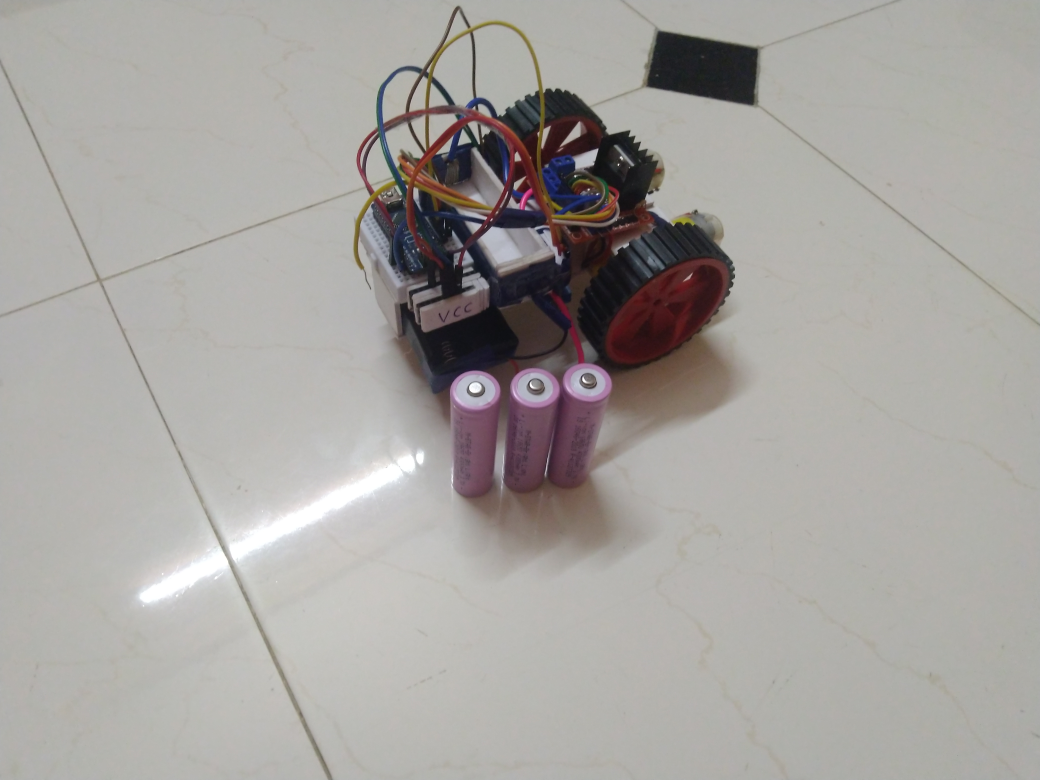
#> input picture IMG_20200810_214952.jpg, 4160 x 3120 px, given in place of the camera (shown at 1/4 size)
$ python following_main.py
#> lines starting #> are read from the running program, lines starting #| are printed output that depends on the picture; after the words box and inside, x2 and y2 are one past the last pixel; in counts of white or black regions, pixels touching at a corner belong together
import cv2
import numpy as np
from serial import Serial
ser1=Serial('COM4',9600)
frameWidth = 640
frameHeight = 480
I_P=[];
cap = cv2.VideoCapture(0)
cap.set(3, frameWidth)
cap.set(4, frameHeight)
def empty(a):
    pass
cv2.namedWindow("Parameters")
cv2.resizeWindow("Parameters",640,240)
cv2.createTrackbar("Threshold1","Parameters",23,255,empty)
cv2.createTrackbar("Threshold2","Parameters",20,255,empty)
cv2.createTrackbar("Area","Parameters",5000,30000,empty)
def stackImages(scale,imgArray):
    rows = len(imgArray)
    cols = len(imgArray[0])
    rowsAvailable = isinstance(imgArray[0], list)
    width = imgArray[0][0].shape[1]
    height = imgArray[0][0].shape[0]
    if rowsAvailable:
        for x in range ( 0, rows):
            for y in range(0, cols):
                if imgArray[x][y].shape[:2] == imgArray[0][0].shape [:2]:
                    imgArray[x][y] = cv2.resize(imgArray[x][y], (0, 0), None, scale, scale)
                else:
                    imgArray[x][y] = cv2.resize(imgArray[x][y], (imgArray[0][0].shape[1], imgArray[0][0].shape[0]), None, scale, scale)
                if len(imgArray[x][y].shape) == 2: imgArray[x][y]= cv2.cvtColor( imgArray[x][y], cv2.COLOR_GRAY2BGR)
        imageBlank = np.zeros((height, width, 3), np.uint8)
        hor = [imageBlank]*rows
        hor_con = [imageBlank]*rows
        for x in range(0, rows):
            hor[x] = np.hstack(imgArray[x])
        ver = np.vstack(hor)
    else:
        for x in range(0, rows):
            if imgArray[x].shape[:2] == imgArray[0].shape[:2]:
                imgArray[x] = cv2.resize(imgArray[x], (0, 0), None, scale, scale)
            else:
                imgArray[x] = cv2.resize(imgArray[x], (imgArray[0].shape[1], imgArray[0].shape[0]), None,scale, scale)
            if len(imgArray[x].shape) == 2: imgArray[x] = cv2.cvtColor(imgArray[x], cv2.COLOR_GRAY2BGR)
        hor= np.hstack(imgArray)
        ver = hor
    return ver

def getContours(img,imgContour):
    contours, hierarchy = cv2.findContours(img, cv2.RETR_EXTERNAL, cv2.CHAIN_APPROX_NONE)
    for cnt in contours:
        area = cv2.contourArea(cnt)
        areaMin = cv2.getTrackbarPos("Area", "Parameters")
        if area > areaMin:
            cv2.drawContours(imgContour, cnt, -1, (255, 0, 255), 7)
            peri = cv2.arcLength(cnt, True)
            approx = cv2.approxPolyDP(cnt, 0.02 * peri, True)
            c=len(approx)
            x , y , w, h = cv2.boundingRect(approx)
            cv2.rectangle(imgContour, (x , y ), (x + w , y + h ), (0, 255, 0), 5)

            cv2.putText(imgContour, "Points: " + str(len(approx)), (x + w + 20, y + 20), cv2.FONT_HERSHEY_COMPLEX, .7,
                        (0, 255, 0), 2)
            cv2.putText(imgContour, "Area: " + str(int(area)), (x + w + 20, y + 45), cv2.FONT_HERSHEY_COMPLEX, 0.7,
                       (0, 255, 0), 2)


            return ([w,h,c])

while True:
    success, img = cap.read()
#> img is the input picture: shape (3120, 4160, 3); mean B, G, R 159.2, 162.7, 165.8
    imgContour = img.copy()
    imgBlur = cv2.GaussianBlur(img, (7, 7), 1)
    imgGray = cv2.cvtColor(imgBlur, cv2.COLOR_BGR2GRAY)
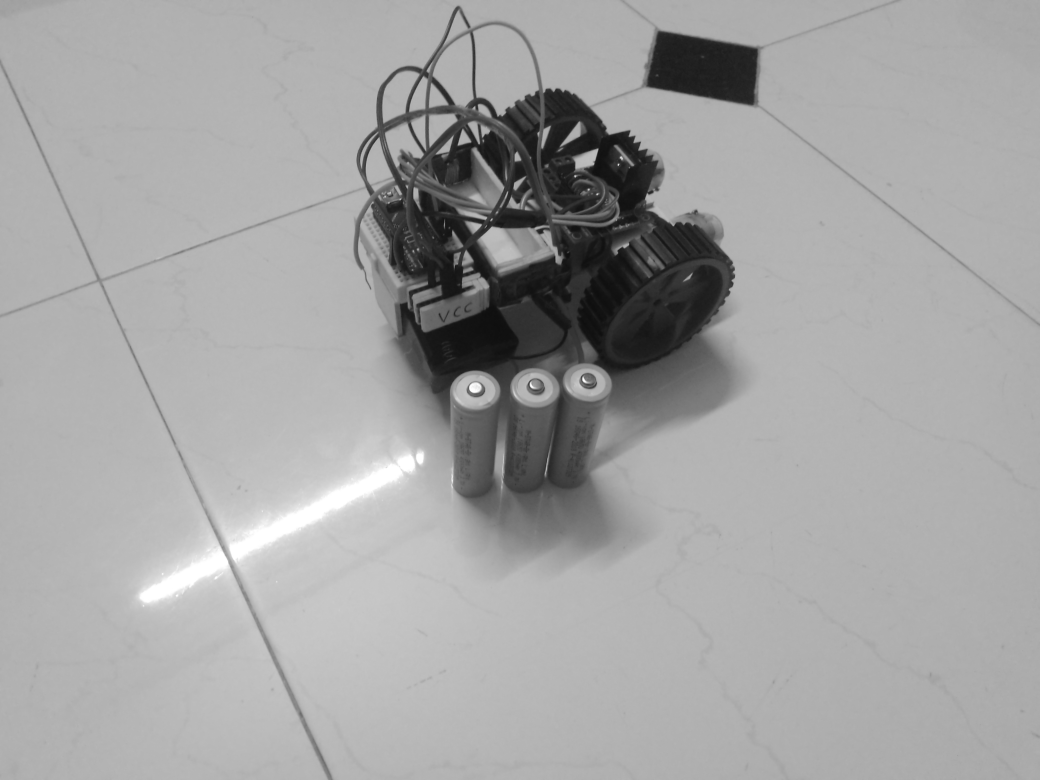
#> imgGray: shape (3120, 4160) (shown at 1/4 size); min 13, max 255, mean 163.2
    threshold1 = cv2.getTrackbarPos("Threshold1", "Parameters")
    threshold2 = cv2.getTrackbarPos("Threshold2", "Parameters")
    imgCanny = cv2.Canny(imgGray,threshold1,threshold2)
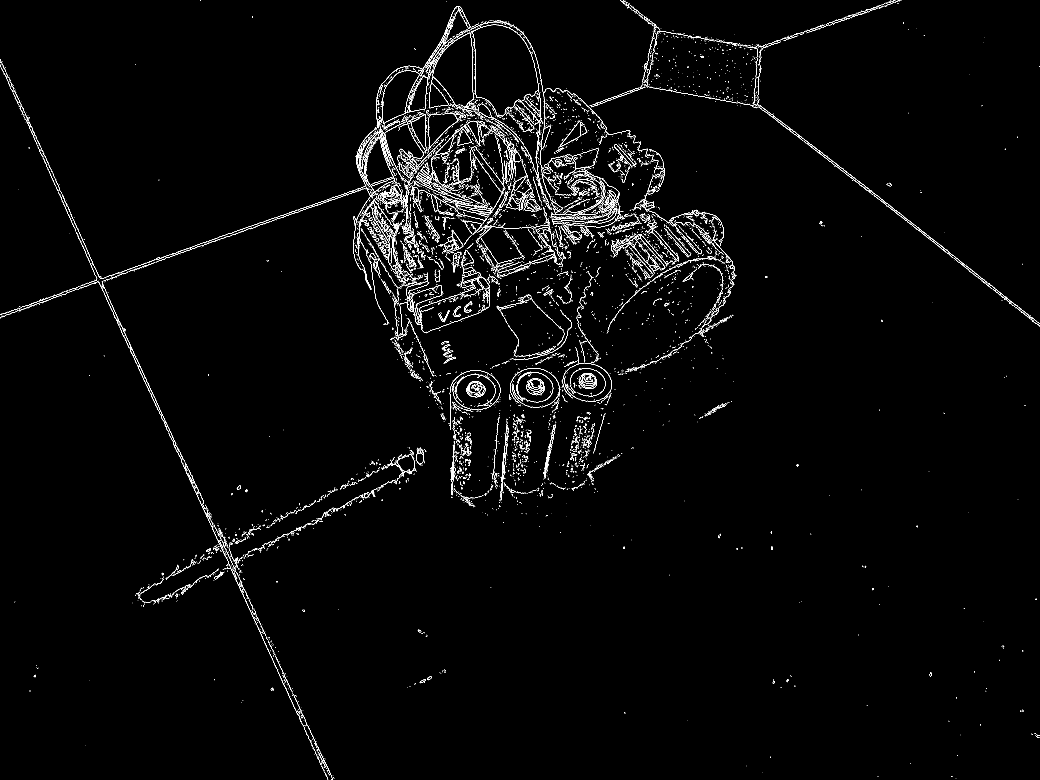
#> imgCanny: shape (3120, 4160) (shown at 1/4 size); 1.1% white in thin lines or dots
    kernel = np.ones((5, 5))
    imgDil = cv2.dilate(imgCanny, kernel, iterations=1)
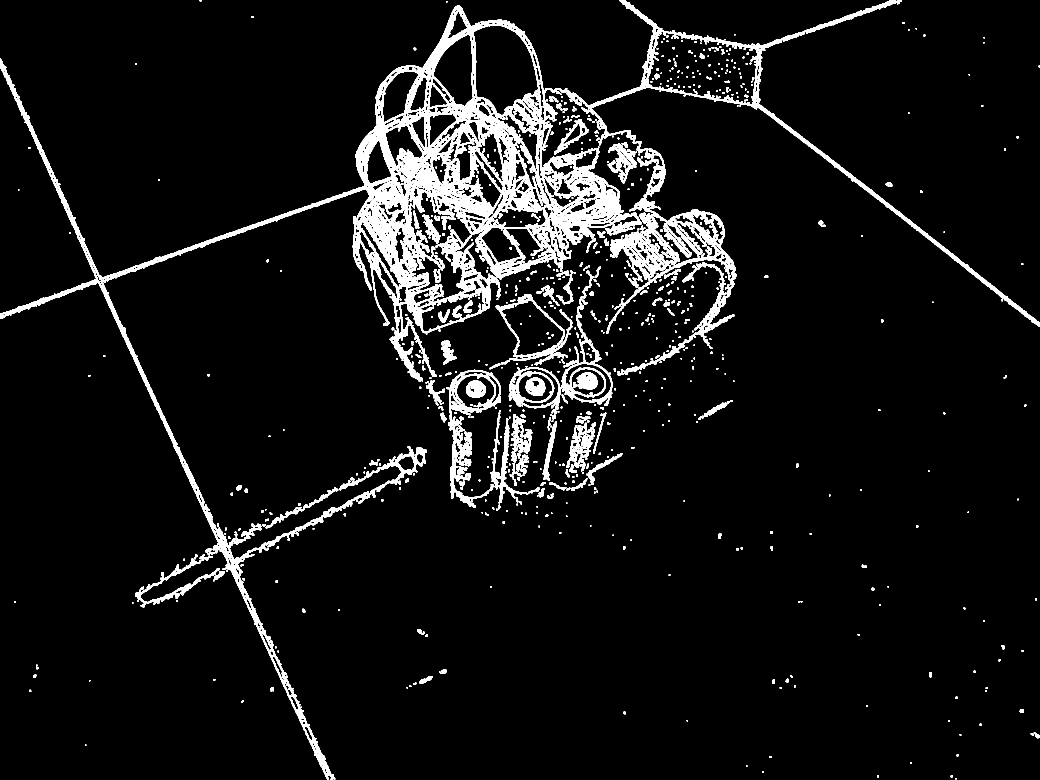
#> imgDil: shape (3120, 4160) (shown at 1/4 size); 6.2% white; 1063 white regions
    I_P=getContours(imgDil,imgContour)
#> in getContours, `contours, hierarchy = cv2.findContours(img, cv2.RETR_EXTERNAL, cv2.CHA..`: contours = 793 contours, 70 with area under 20; largest, box (x1, y1, x2, y2) and area: (0, 0, 4160, 3120) 1094546, (2035, 1082, 2450, 1653) 61569, (1983, 1176, 2290, 1457) 41796, (1792, 1479, 2004, 1721) 28925, (1800, 1664, 1975, 2032) 11517
#> in getContours, `area = cv2.contourArea(cnt)`: area = 20
#> I_P = [337, 157, 5]
    imgStack = stackImages(0.8,([img,imgCanny],
                                [imgDil,imgContour]))

    cv2.imshow("Result", imgStack)
    if I_P[2]==3:
        ser1.write('t'.encode())
    elif I_P[2]==4:
        if((float(I_P[0])/I_P[1])==1):
            ser1.write('s'.encode())
        else:
            ser1.write('r'.encode())
    elif I_P[2]==8:
        ser1.write('c'.encode())
    else:
         ser1.write('x'.encode())


    k=cv2.waitKey(1)
#> (key Esc is pressed here)
    if k==27:
        break
cap.release()
cv2.destroyAllWindows()

$ run again, on IMG_20200810_215056.jpg
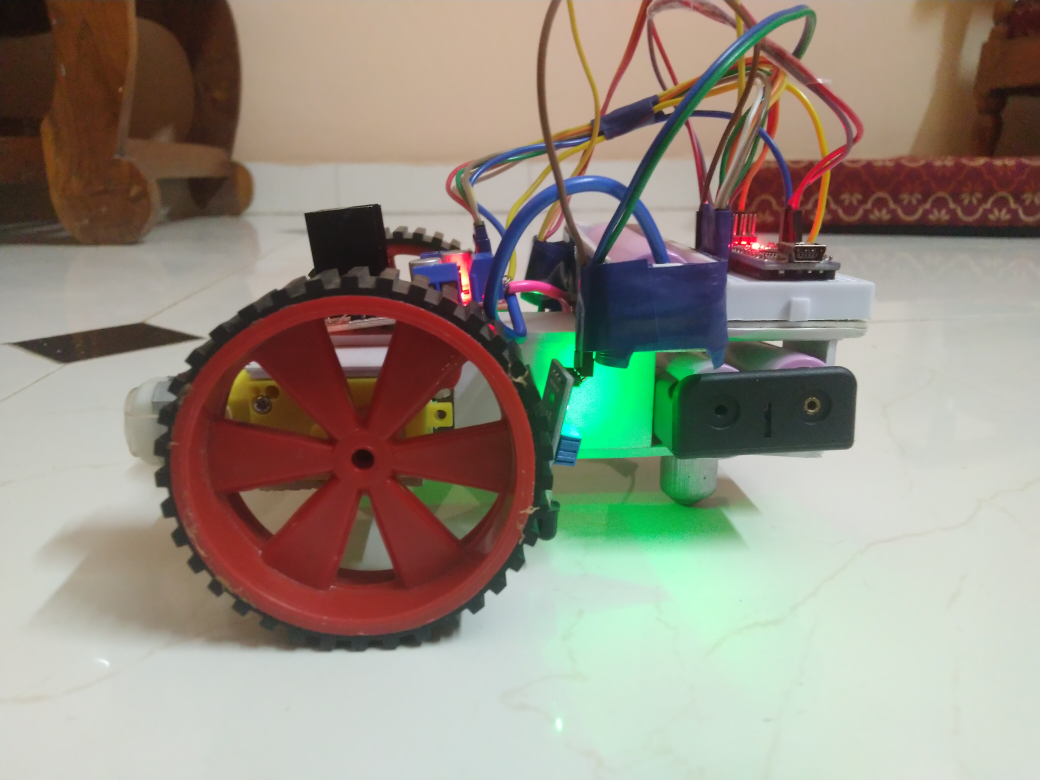
#> input picture IMG_20200810_215056.jpg, 4160 x 3120 px, given in place of the camera (shown at 1/4 size)
#> img is the input picture: shape (3120, 4160, 3); mean B, G, R 129.6, 142.5, 149.8
#> `imgCanny = cv2.Canny(imgGray,threshold1,threshold2)`:
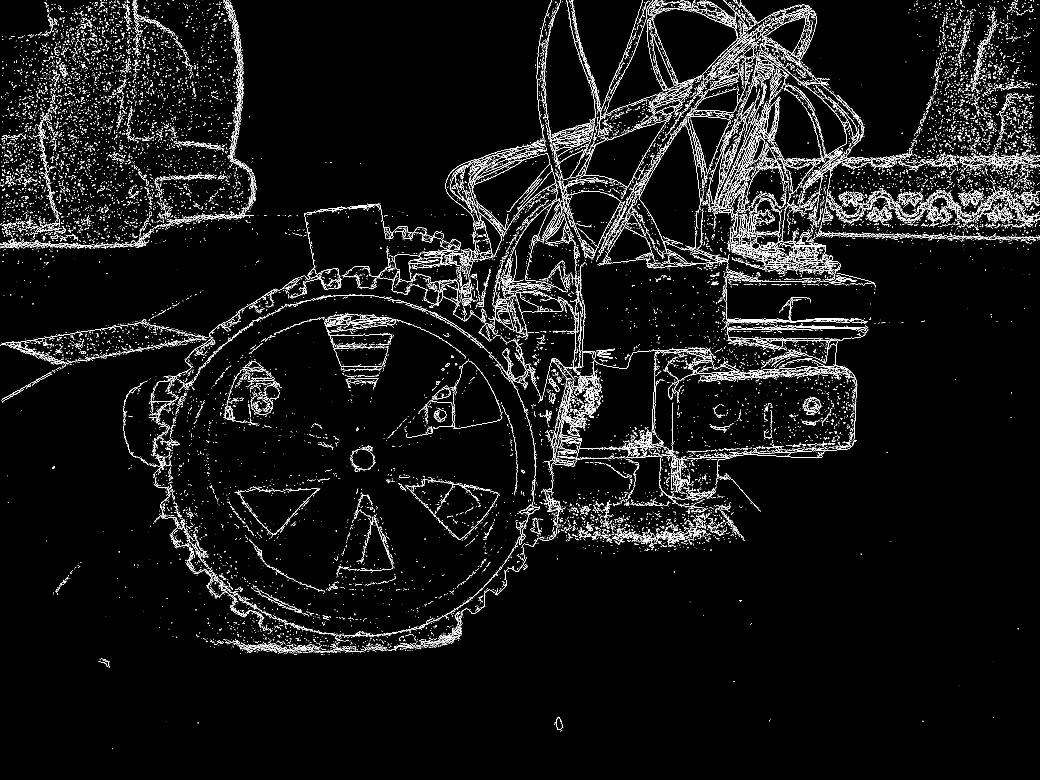
#> imgCanny: shape (3120, 4160) (shown at 1/4 size); 2.7% white in thin lines or dots
#> `imgDil = cv2.dilate(imgCanny, kernel, iterations=1)`:
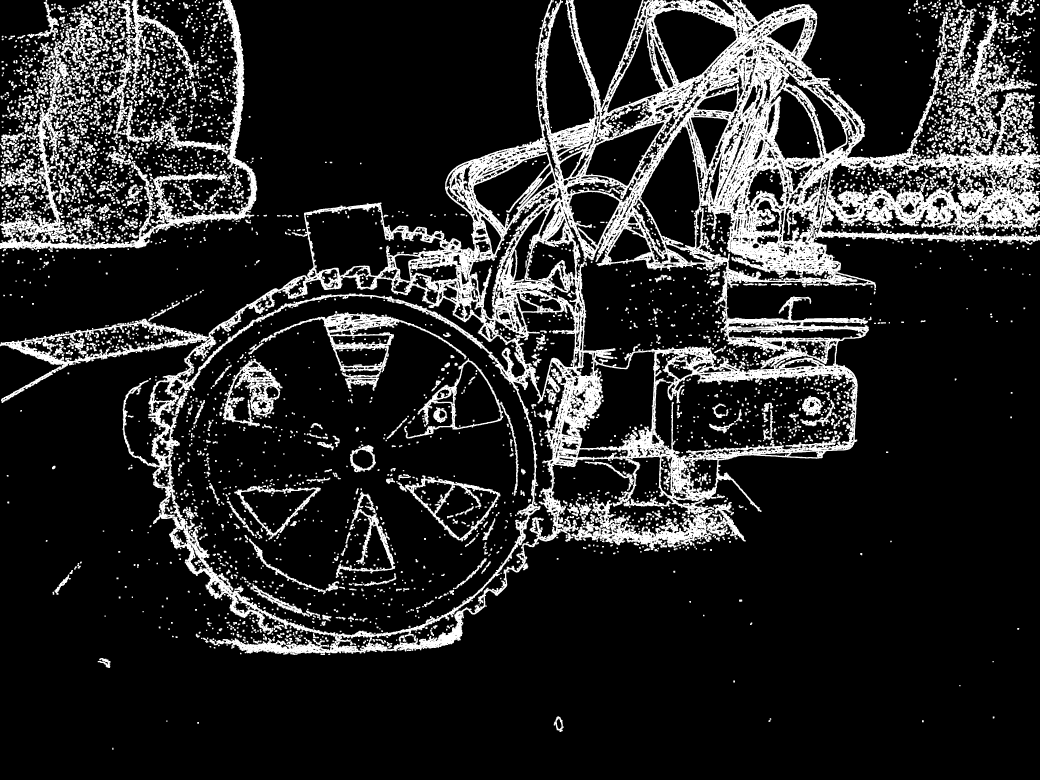
#> imgDil: shape (3120, 4160) (shown at 1/4 size); 15.9% white; 4557 white regions (1 under 20 px)
#> contours = 2756 contours, 255 with area under 20; largest, box (x1, y1, x2, y2) and area: (0, 0, 4160, 2620) 4625129, (0, 0, 1029, 999) 59244, (2286, 2008, 2983, 2200) 37640, (0, 277, 315, 970) 30400, (3829, 26, 4044, 468) 13716
#> area = 28
#> I_P = [697, 158, 3]
